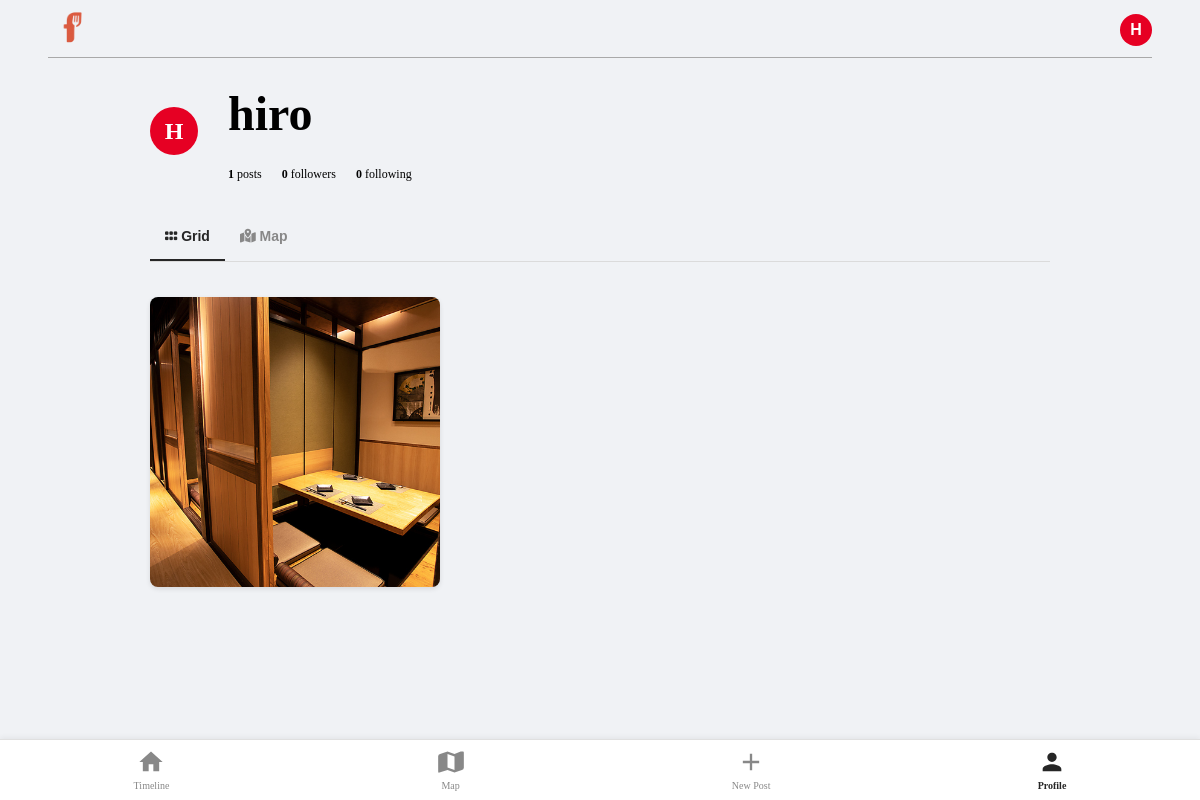
Before: /user/hiro (signed in) with the older database file.
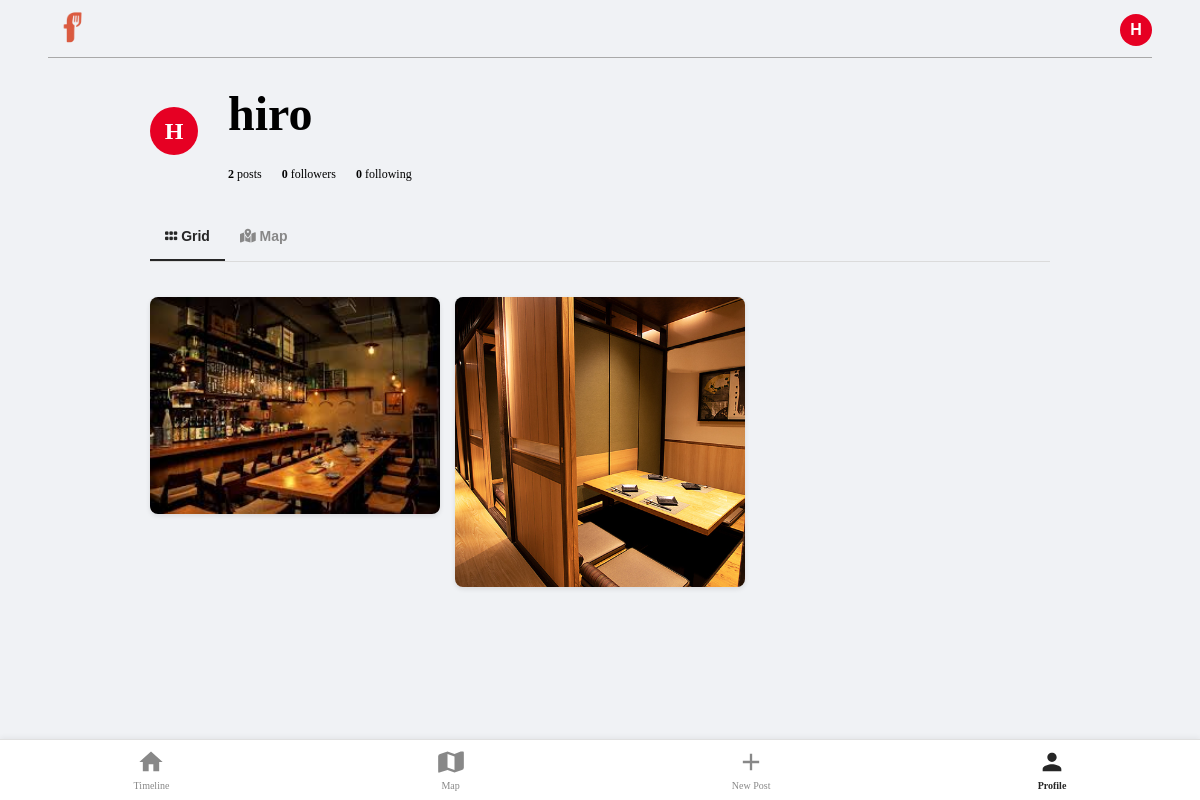
After: the same page with the newer database file.
### app/models.py (models this page shows, shortened)
class User(UserMixin, db.Model):
    id = db.Column(db.Integer, primary_key = True, nullable=False)
    username = db.Column(db.String(64), index=True, unique=True, nullable=False)
    email = db.Column(db.String(120), index =True, unique=True, nullable=False)
    password_hash = db.Column(db.String(128), nullable=False)
    posts = db.relationship('Post', back_populates='author', lazy='dynamic')
    bookmarked_shops = db.relationship('Shop', secondary=bookmarks, back_populates='bookmarked_by', lazy='dynamic')
    liked_posts = db.relationship('Post', secondary=likes, back_populates='likers', lazy='dynamic')
    comments = db.relationship('Comment', back_populates='author', lazy='dynamic')
    followed = db.relationship(
        'User', secondary=followers,
        primaryjoin=(followers.c.follower_id == id),
        secondaryjoin=(followers.c.followed_id == id),
        backref=db.backref('followers', lazy='dynamic'), lazy='dynamic')
    def has_liked_post(self, post):
        return self.liked_posts.filter(likes.c.post_id == post.id).count() > 0

class Post(db.Model):
    id = db.Column(db.Integer, primary_key=True, nullable=False)
    body = db.Column(db.Text)
    timestamp = db.Column(db.DateTime, index=True, default=lambda: datetime.now(timezone.utc), nullable=False)
    image_filename = db.Column(db.String(128), nullable = False) # 画像ファイル名を保存するカラム
    user_id = db.Column(db.Integer, db.ForeignKey('user.id', name='fk_post_user_id'), nullable=False)
    shop_id = db.Column(db.Integer, db.ForeignKey('shop.id', name='fk_post_shop_id'), nullable=False)
    author = db.relationship('User', back_populates='posts')
    shop = db.relationship('Shop', back_populates='posts')
    likers = db.relationship('User', secondary=likes, back_populates='liked_posts', lazy='dynamic', cascade="all, delete")
    comments = db.relationship('Comment', back_populates='post', lazy='dynamic', cascade='all, delete-orphan')

### app/routes.py (the view)
@app.route('/user/<username>')
@login_required
def user_profile(username):
    user = User.query.filter_by(username=username).first_or_404()
    posts = user.posts.order_by(Post.timestamp.desc()).all()
    return render_template('user_profile.html', title=f"{user.username}'s Profile", user=user, posts=posts)

### app/models.py (called while the page is built)
@login.user_loader
def load_user(id):
    return User.query.get(int(id))

### app/routes.py (called while the page is built)
@app.context_processor
def inject_user():
    return dict(current_user=current_user)

### app/templates/user_profile.html (shortened to what this page needs)
{% extends "base.html" %}
{% block content %}
<div class="profile-container">
    <div class="profile-header">
        <div class="avatar-circle large">
            <span>{{ user.username[0]|upper }}</span>
        </div>
        <div class="profile-info">
            <h1>{{ user.username }}</h1>
            <div class="profile-stats">
                <a href="{{ url_for('user_profile', username=user.username) }}">
                    <strong>{{ user.posts.count() }}</strong> posts
                </a>
                <a href="{{ url_for('followers', username=user.username) }}">
                    <strong><span id="followers-count">{{ user.followers.count() }}</span></strong> followers
                </a>
                <a href="{{ url_for('following', username=user.username) }}">
                    <strong>{{ user.followed.count() }}</strong> following
                </a>
            </div>
        </div>
    </div>
    <div class="profile-tabs">
        <button class="tab-link active" onclick="openTab(event, 'grid')">
            <i class="fa-solid fa-grip"></i> Grid
        </button>
        <button class="tab-link" onclick="openTab(event, 'map')">
            <i class="fa-solid fa-map-location-dot"></i> Map
        </button>
    </div>
    <div id="grid" class="tab-content" style="display: block;">
        <div class="post-grid">
            {% for post in posts %}
                {% include '_post_card.html' %}
            {% endfor %}
        </div>
    </div>
</div>
{% endblock %}

### app/templates/base.html (shortened to what this page needs)
<!DOCTYPE html>
<html lang="ja">
    <head>
        <link rel="stylesheet" href="{{ url_for('static', filename='css/style.css')}}">
        <link rel="stylesheet" href="https://unpkg.com/leaflet@1.9.4/dist/leaflet.css"/>
        <link rel="stylesheet" href="https://cdnjs.cloudflare.com/ajax/libs/font-awesome/6.5.2/css/all.min.css" />
        <link rel="stylesheet" href="https://cdnjs.cloudflare.com/ajax/libs/Leaflet.awesome-markers/2.0.2/leaflet.awesome-markers.css" />
    </head>
    <body>
        <header>
        <div class="header-box">
            <div class="logo-placeholder">
                <a href="{{ url_for('index')}}"><img class="logo" src="{{ url_for('static', filename='/imgs/logo_img.png')}}" alt="Foodies fan"></a>
            </div>
            <div class="login-box">
                {% if current_user.is_anonymous %}
                    <a href="{{ url_for('login') }}" class="login-btn">Log In</a>
                {% else %}
                    <div class="profile-dropdown">
                        <button class="profile-btn">
                            <div class="avatar-circle">
                                <span>{{ current_user.username[0]|upper }}</span>
                            </div>
                        </button>
                    </div>
                {% endif %}
            </div>
        </div>
        </header>
        <main>
        {% block content %}{% endblock %}
        </main>
        {% if current_user.is_authenticated %}
        <nav class="bottom-nav">
            <a href="{{ url_for('timeline') }}" class="nav-link">
                <svg xmlns="http://www.w3.org/2000/svg" viewBox="0 0 24 24" fill="currentColor" class="nav-icon">
                  <path d="M10 20v-6h4v6h5v-8h3L12 3 2 12h3v8z"/>
                </svg>
                <span>Timeline</span>
            </a>
            <a href="{{ url_for('map_page') }}" class="nav-link">
                <svg xmlns="http://www.w3.org/2000/svg" viewBox="0 0 24 24" fill="currentColor" class="nav-icon">
                  <path d="M20.5 3l-.16.03L15 5.1 9 3l-6.35 2.12A2 2 0 001 7v13c0 .3.06.58.17.85l.18.35L9 18.9l6 2.1 6.35-2.12A2 2 0 0023 17V4a1 1 0 00-.5-1zM15 18.89l-6-2.11V5.11l6 2.11v11.67z"/>
                </svg>
                <span>Map</span>
            </a>
            <a href="{{ url_for('create_post') }}" class="nav-link">
                <svg xmlns="http://www.w3.org/2000/svg" viewBox="0 0 24 24" fill="currentColor" class="nav-icon">
                  <path d="M19 13h-6v6h-2v-6H5v-2h6V5h2v6h6v2z"/>
                </svg>
                <span>New Post</span>
            </a>
            <a href="{{ url_for('user_profile', username=current_user.username) }}" class="nav-link">
                <svg xmlns="http://www.w3.org/2000/svg" viewBox="0 0 24 24" fill="currentColor" class="nav-icon">
                  <path d="M12 12c2.21 0 4-1.79 4-4s-1.79-4-4-4-4 1.79-4 4 1.79 4 4 4zm0 2c-2.67 0-8 1.34-8 4v2h16v-2c0-2.66-5.33-4-8-4z"/>
                </svg>
                <span>Profile</span>
            </a>
        </nav>
        {% endif %}
    </body>
</html>

### app/templates/_post_card.html (shortened to what this page needs)
            <a href="{{ url_for('post_detail', post_id=post.id) }}" class="post-card-link">
                <div class="post-card">
                    {% if post.image_filename %}
                        <img src="{{ url_for('static', filename='uploads/' + post.image_filename) }}" alt="User post">
                    {% else %}
                        <img src="{{ url_for('static', filename='images/default_post_image.png') }}" alt="No image">
                    {% endif %}
                </div>
            </a>

### app/static/css/style.css (style rules this page uses)
html { font-size: 62.5%; }
body { margin: 0 4%; font-family: 'Noto serif JP', 'Times New Roman', serif; background-color: #f0f2f5; font-size: 1.6rem; line-height: 1.5; padding-bottom: 70px; }
h1 { font-size: clamp(2.4rem, 5vw, 4.8rem); }
a { display: block; font-size: clamp(0.1rem, 3vw, 1.2rem); }
.header-box { display: flex; padding-top: 2px; justify-content: space-between; align-items: center; border-bottom: 1px solid rgb(169, 169, 169); }
.logo-placeholder { width: 5rem; }
.logo-placeholder img { width: 100%; }
.login-box { display: flex; align-items: center; gap: 15px; }
.post-grid { column-count: 3; column-gap: 15px; padding: 15px 0; }
.post-card { position: relative; border-radius: 8px; overflow: hidden; box-shadow: 0 2px 5px rgba(0,0,0,0.1); margin-bottom: 15px; break-inside: avoid; display: inline-block; width: 100%; vertical-align: top; }
.post-card-link { display: block; text-decoration: none; color: inherit; position: relative; }
.post-card img { width: 100%; height: auto; display: block; }
.profile-dropdown { position: relative; display: inline-block; }
.profile-btn { background: none; border: none; padding: 0; cursor: pointer; display: flex; align-items: center; }
.avatar-circle { width: 32px; height: 32px; border-radius: 50%; background-color: #e60023; color: white; display: flex; align-items: center; justify-content: center; font-weight: bold; font-size: 1.6rem; }
.avatar-circle.large { width: 48px; height: 48px; font-size: 2.4rem; }
.profile-container { max-width: 900px; margin: 20px auto; }
.profile-header { display: flex; align-items: center; gap: 30px; margin-bottom: 30px; }
.profile-info { display: flex; flex-direction: column; gap: 15px; }
.profile-info h1 { margin: 0; }
.profile-stats { display: flex; gap: 20px; font-size: 1.6rem; }
.profile-stats a { text-decoration: none; color: inherit; }
.profile-tabs, .timeline-tabs { display: flex; border-bottom: 1px solid #dbdbdb; margin-bottom: 20px; }
.tab-link { background: none; border: none; padding: 15px; cursor: pointer; font-size: 1.4rem; font-weight: bold; color: #888; border-bottom: 2px solid transparent; }
.tab-link.active { color: #262626; border-bottom: 2px solid #262626; }
.tab-content { display: none; }
.bottom-nav { position: fixed; bottom: 0; left: 0; width: 100%; height: 60px; background-color: #ffffff; display: flex; justify-content: space-around; align-items: center; border-top: 1px solid #e0e0e0; box-shadow: 0 -2px 5px rgba(0,0,0,0.05); z-index: 1000; }
.nav-link { display: flex; flex-direction: column; align-items: center; justify-content: center; text-decoration: none; color: #888; font-size: 1rem; }
.nav-icon { width: 28px; height: 28px; margin-bottom: 2px; }
.nav-link.active { color: #262626; font-weight: bold; }

Changed rows visible on the page:
added Post: image_filename (picture)
Other visible differences:
{{ user.posts.count() }}: "1" → "2"
